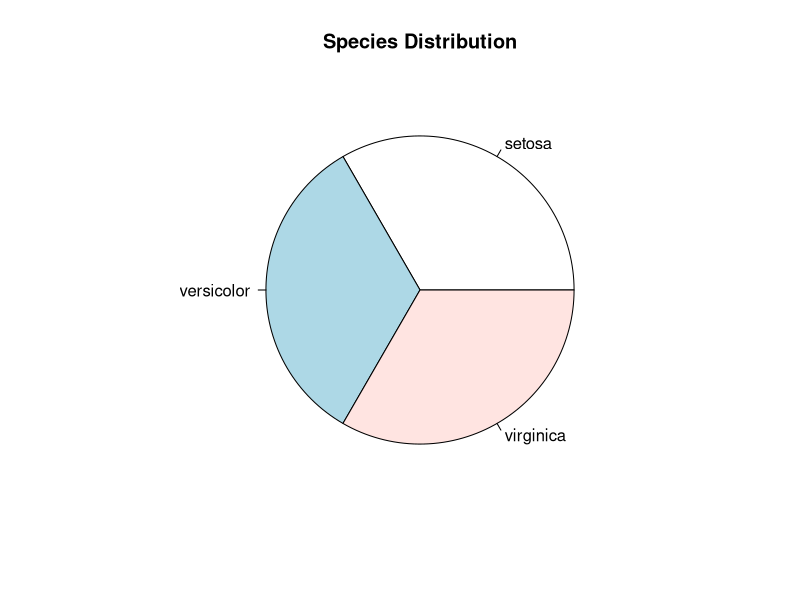
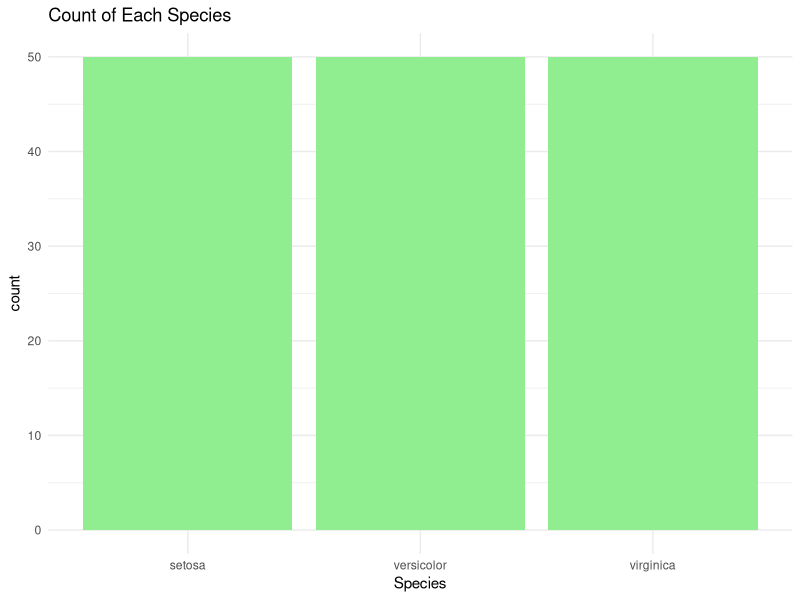
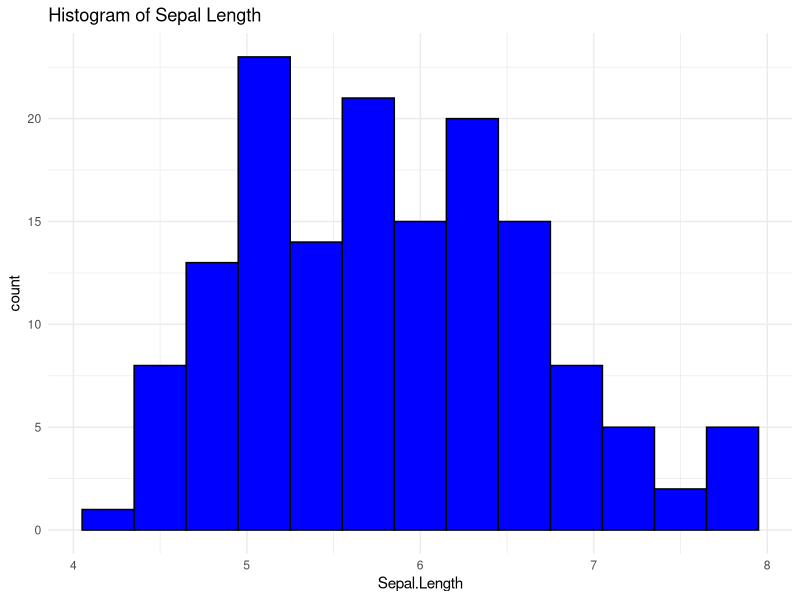
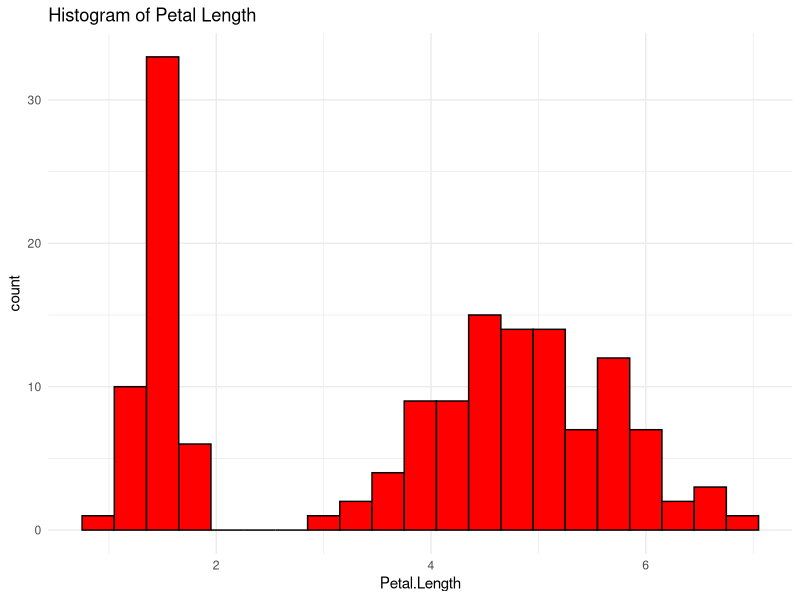
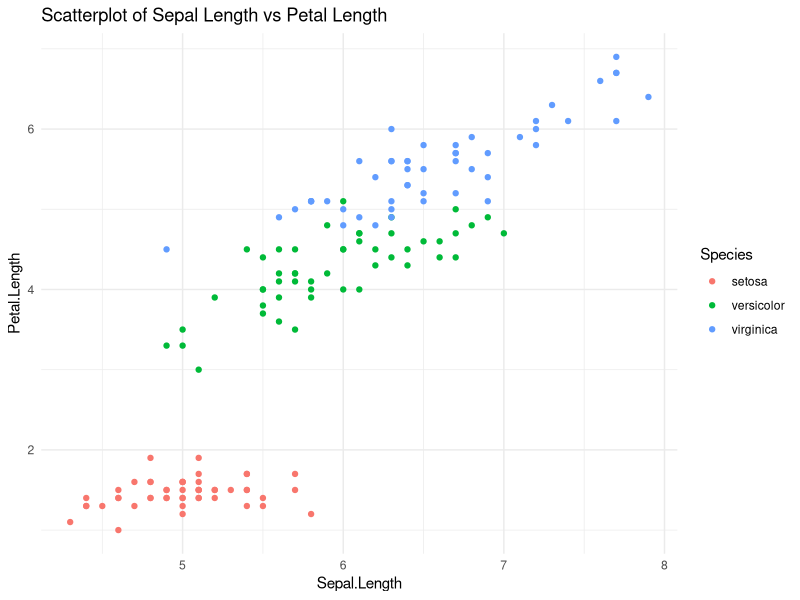

Write the R code that produced these figures, in order.
library(ggplot2)

# Load the dataset
data(iris)

# Structure of the dataset
str(iris)

# Summary statistics
summary(iris)

# First few rows
head(iris)

# Number of unique species
length(unique(iris$Species))

# Mean of each numerical column
colMeans(iris[, 1:4])

# Median of each numerical column
apply(iris[, 1:4], 2, median)

# Standard deviation of each numerical column
apply(iris[, 1:4], 2, sd)

#Pie Chart for species distribution
species_count <- table(iris$Species)
pie(species_count, labels = names(species_count), main = "Species Distribution")

#Bar Chart for species count
ggplot(iris, aes(x = Species)) +
  geom_bar(fill = "lightgreen") +
  ggtitle("Count of Each Species") +
  theme_minimal()

#Histogram for Sepal Length and Petal Length

# Histogram for Sepal Length
ggplot(iris, aes(x = Sepal.Length)) +
  geom_histogram(binwidth = 0.3, fill = "blue", color = "black") +
  ggtitle("Histogram of Sepal Length") +
  theme_minimal()

# Histogram for Petal Length
ggplot(iris, aes(x = Petal.Length)) +
  geom_histogram(binwidth = 0.3, fill = "red", color = "black") +
  ggtitle("Histogram of Petal Length") +
  theme_minimal()

#Scatter plot between Sepal Length and Petal Length
ggplot(iris, aes(x = Sepal.Length, y = Petal.Length, color = Species)) +
  geom_point() +
  ggtitle("Scatterplot of Sepal Length vs Petal Length") +
  theme_minimal()

#Lower Tail Test
t.test(iris$Sepal.Length, mu = 5.8, alternative = "less")

#Upper Tail Test
t.test(iris$Petal.Length, mu = 3.5, alternative = "greater")

#Two-Tailed Test
t.test(iris$Sepal.Width, mu = 3.0, alternative = "two.sided")


